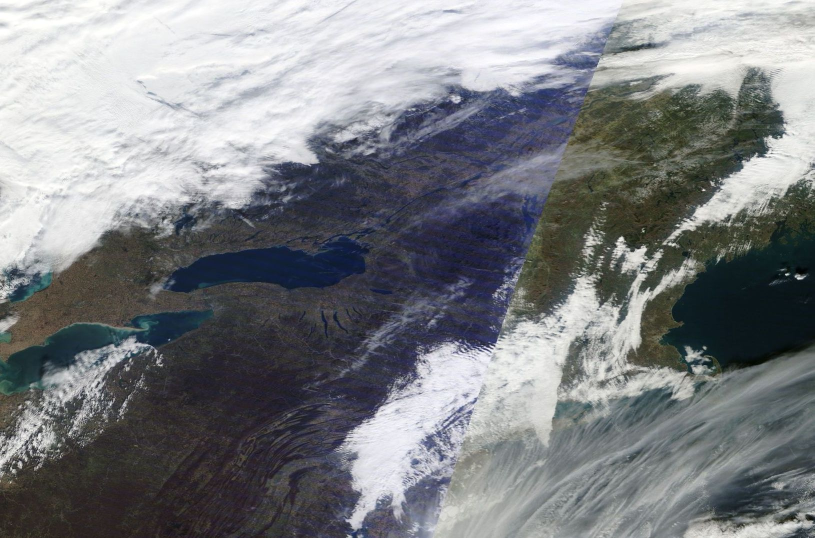
#> input picture 2014/11.11.14.jpeg, 1629 x 1076 px (shown at 1/2 size)
$ jupyter execute --allow-errors 'Hough Transform.ipynb'   (Python 2 division)
#> lines starting #> are read from the running program, lines starting #| are printed output that depends on the picture
[cell 1]
"""
1. Read image from file.
2. Convert to HSV color space/Gray
"""

import os
import numpy as np
import skimage
from skimage.transform import (hough_line, hough_line_peaks,
                               probabilistic_hough_line)
from skimage.color import rgb2gray,rgb2hsv
from skimage.feature import canny
from skimage import data
from skimage import io

import matplotlib.pyplot as plt
from matplotlib import cm


filename = './2014/11.11.14.jpeg'
image = io.imread(filename)
#> image is the input picture: shape (1076, 1629, 3); mean R, G, B 125.3, 127.7, 131.1
image_hsv = rgb2hsv(image)
#> image_hsv: shape (1076, 1629, 3) float64; mean of channels 0, 1, 2 0.469, 0.147, 0.526
image_gray = rgb2gray(image)
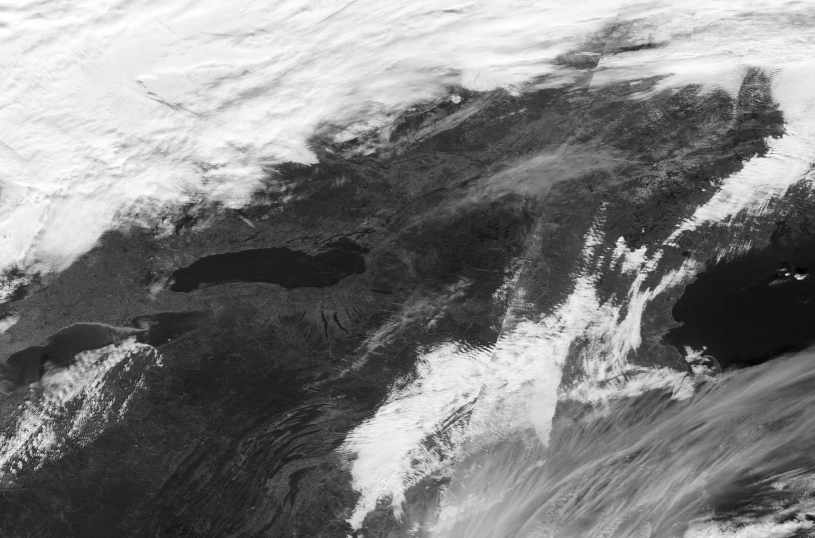
#> image_gray: shape (1076, 1629) float64 (shown at 1/2 size); min 0, max 1, mean 0.5

for i in range(1076):
    for j in range(1629):
        image_gray[i,j] = image_hsv[i][j][0]
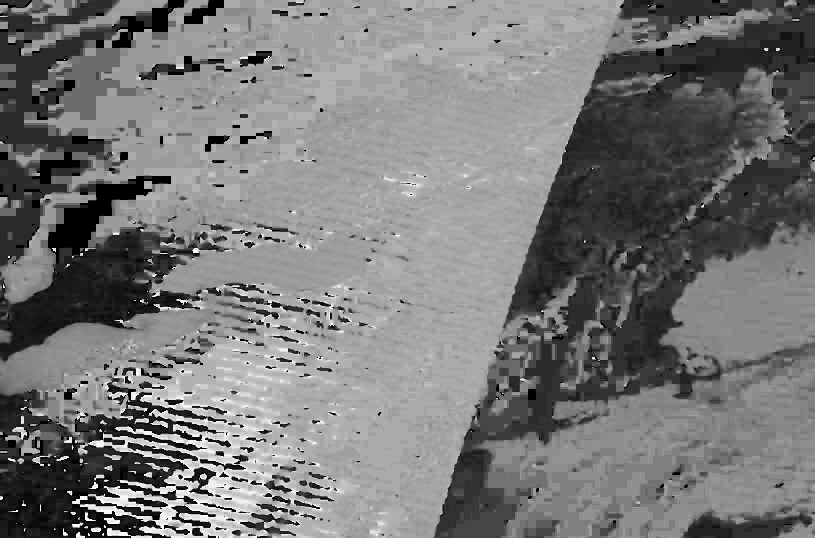
#> image_gray: shape (1076, 1629) float64 (shown at 1/2 size); min 0, max 0.983, mean 0.469


edges = canny(image_gray,1.4,0.2,0.98,None,True)
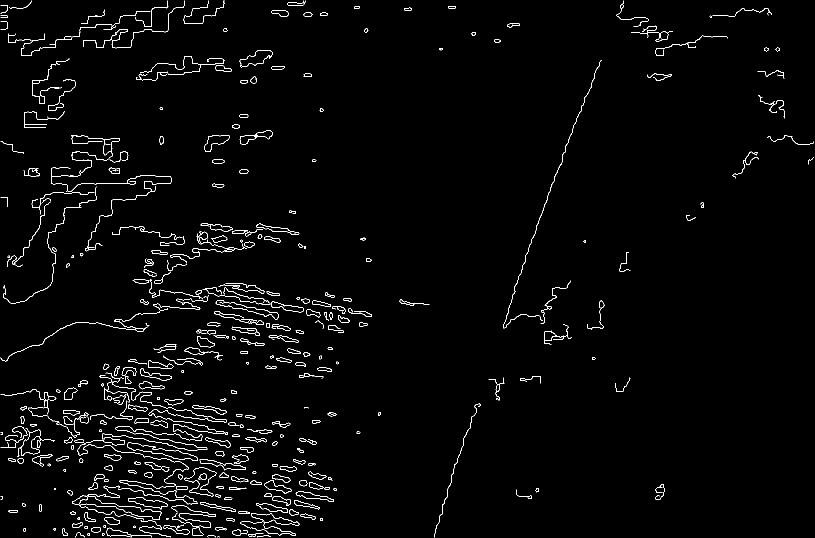
#> edges: shape (1076, 1629) bool (shown at 1/2 size); 1.9% white in thin lines or dots

acc1, thetas1, rhos1 = hough_line(edges)
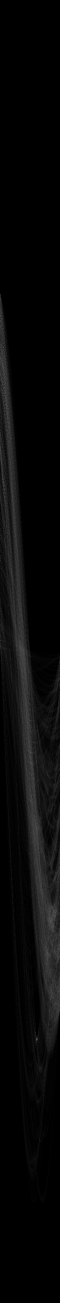
#> acc1: shape (3907, 180) uint64 (shown at 1/3 size); min 0, max 169, mean 8.7
#> thetas1 = 180 values from -1.57 to 1.55; rhos1 = 3907 values from -1953 to 1953

fig, axes = plt.subplots(1, 2, figsize=(15, 5), sharex=True, sharey=True)
ax = axes.ravel()

ax[0].imshow(image, cmap=cm.gray)
ax[0].set_title('Input image')

ax[1].imshow(edges, cmap=cm.gray)
ax[1].set_title('Canny edges')

for a in ax:
    a.set_axis_off()
    a.set_adjustable('box-forced')

plt.tight_layout()
plt.show()

[cell 2]
edges[1,2]
#> Out = False

[cell 3]
import numpy as np

def hough_line2(img):
  # Rho and Theta ranges
  thetas = np.deg2rad(np.arange(-90.0, 90.0))
  width, height = img.shape
#> width = 1076; height = 1629
  diag_len = np.ceil(np.sqrt(width * width + height * height))   # max_dist
#> diag_len = 1953
  rhos = np.linspace(-diag_len, diag_len, diag_len * 2.0)
#> rhos = 3906 values from -1953 to 1953

  # Cache some resuable values
  cos_t = np.cos(thetas)
  sin_t = np.sin(thetas)
  num_thetas = len(thetas)

  # Hough accumulator array of theta vs rho
  accumulator = np.zeros((2 * diag_len, num_thetas), dtype=np.uint64)
  y_idxs, x_idxs = np.nonzero(img)  # (row, col) indexes to edges

  # Vote in the hough accumulator
  for i in range(len(x_idxs)):
    x = x_idxs[i]
    y = y_idxs[i]

    for t_idx in range(num_thetas):
      # Calculate rho. diag_len is added for a positive index
      rho = round(x * cos_t[t_idx] + y * sin_t[t_idx]) + diag_len
      accumulator[rho, t_idx] += 1

  return accumulator, thetas, rhos

#> (a cell that did not finish here is left out)

[cell 5]
idx = np.argmax(acc1)
#> idx = 561170
rho = rhos1[idx / acc1.shape[1]]
#> rho = 1164
theta = thetas1[idx % acc1.shape[1]]
#> theta = 0.349

#> (a cell that did not finish here is left out)

[cell 7]
angle = np.rad2deg(theta)
#> angle = 20
#angle = theta
slope = -np.cos(angle)/np.sin(angle)
#> slope = -0.447

[cell 8]
angle
#> Out = 20

[cell 9]
intercept = (rho)/np.sin(angle)
#> intercept = 1275

[cell 10]
slope
#> Out = -0.447

[cell 11]
intercept
#> Out = 1275

[cell 12]
img1 = image_hsv.copy()
img2 = image_hsv.copy()

[cell 13]
np.shape(img2)
#> Out = (1076, 1629, 3)

[cell 14]
a = img2[100,100]
#> a = [0.167, 0.00797, 0.984]

[cell 15]
img2[100,100,0]
#> Out = 0.167

[cell 16]
for i in range(1076):
    for j in range(1629):
        # y > mx + b => image 1 , else image 2
        if(i > slope*j + intercept):
            img2[i][j][2] = 0.0
        else:
            img1[i][j][2] = 0.0
#> img1: shape (1076, 1629, 3) float64; mean of channels 0, 1, 2 0.469, 0.147, 0.0871
#> img2: shape (1076, 1629, 3) float64; mean of channels 0, 1, 2 0.469, 0.147, 0.439

#> (a cell that did not finish here is left out)

#> (a cell that did not finish here is left out)

#> (a cell that did not finish here is left out)

[cell 20]
filename = './2014/10.7.14.jpeg'
image = io.imread(filename)
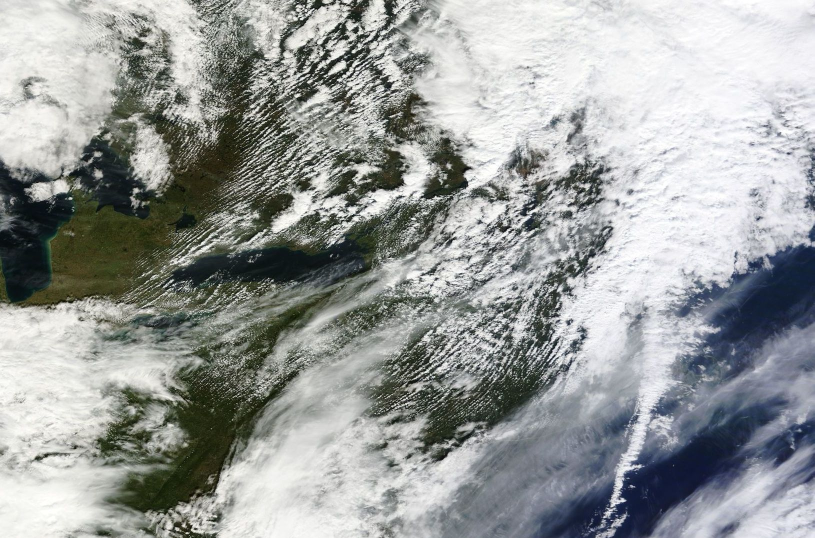
#> input picture 2014/10.7.14.jpeg, 1629 x 1076 px (shown at 1/2 size)
#> image is the input picture: shape (1076, 1629, 3); mean R, G, B 153.3, 156.5, 155.2
image1 = rgb2gray(image)
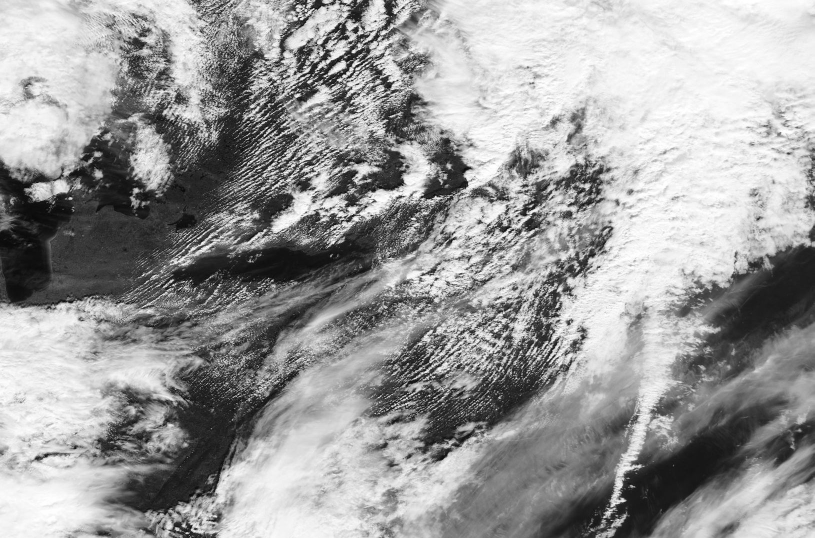
#> image1: shape (1076, 1629) float64 (shown at 1/2 size); min 0, max 1, mean 0.611
edges = canny(image1)
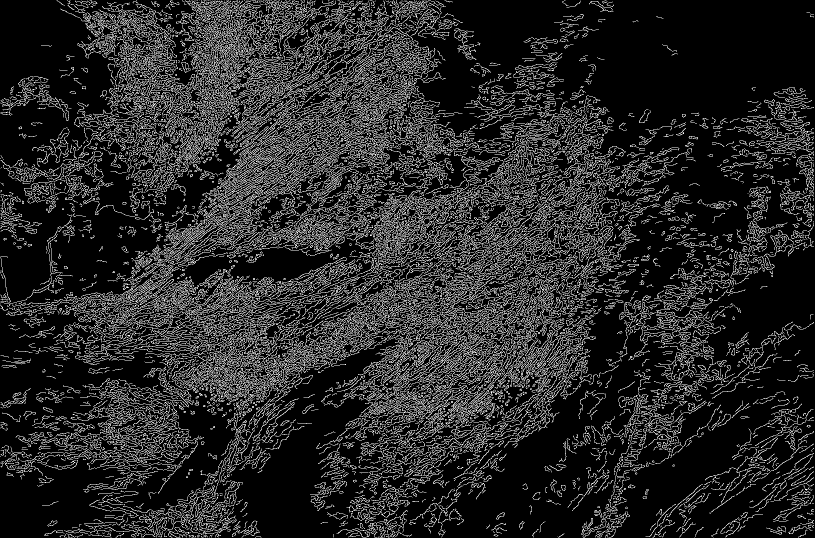
#> edges: shape (1076, 1629) bool (shown at 1/2 size); 15.9% white in thin lines or dots

h, theta, d = hough_line(edges)
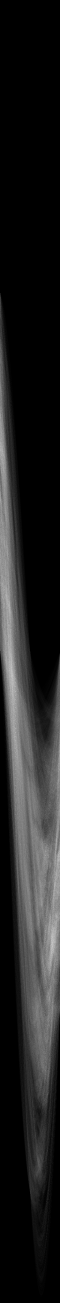
#> h: shape (3907, 180) uint64 (shown at 1/3 size); min 0, max 547, mean 71.2; drawn with min black and max white
#> theta = 180 values from -1.57 to 1.55; d = 3907 values from -1953 to 1953

fig, axes = plt.subplots(1, 2, figsize=(15, 5), sharex=True, sharey=True)
ax = axes.ravel()

ax[0].imshow(image, cmap=cm.gray)
ax[0].set_title('Input image')

ax[1].imshow(edges, cmap=cm.gray)
ax[1].set_title('Canny edges')

for a in ax:
    a.set_axis_off()
    a.set_adjustable('box-forced')

plt.tight_layout()
plt.show()
